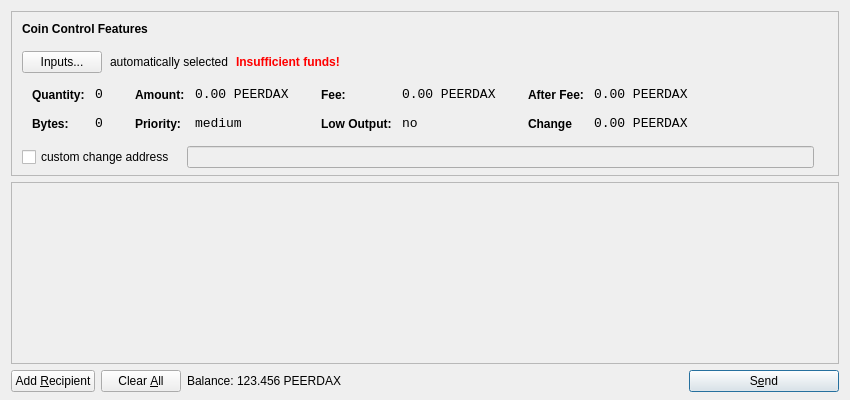
<?xml version="1.0" encoding="UTF-8"?>
<ui version="4.0">
 <class>SendCoinsDialog</class>
 <widget class="QDialog" name="SendCoinsDialog">
  <property name="geometry">
   <rect>
    <x>0</x>
    <y>0</y>
    <width>850</width>
    <height>400</height>
   </rect>
  </property>
  <property name="windowTitle">
   <string>Send Coins</string>
  </property>
  <layout class="QVBoxLayout" name="verticalLayout" stretch="0,1,0">
   <property name="bottomMargin">
    <number>8</number>
   </property>
   <item>
    <widget class="QFrame" name="frameCoinControl">
     <property name="sizePolicy">
      <sizepolicy hsizetype="Expanding" vsizetype="Expanding">
       <horstretch>0</horstretch>
       <verstretch>0</verstretch>
      </sizepolicy>
     </property>
     <property name="maximumSize">
      <size>
       <width>16777215</width>
       <height>16777215</height>
      </size>
     </property>
     <property name="frameShape">
      <enum>QFrame::StyledPanel</enum>
     </property>
     <property name="frameShadow">
      <enum>QFrame::Sunken</enum>
     </property>
     <layout class="QVBoxLayout" name="verticalLayoutCoinControl2">
      <property name="spacing">
       <number>-1</number>
      </property>
      <property name="leftMargin">
       <number>0</number>
      </property>
      <property name="topMargin">
       <number>0</number>
      </property>
      <property name="rightMargin">
       <number>0</number>
      </property>
      <property name="bottomMargin">
       <number>6</number>
      </property>
      <item>
       <layout class="QVBoxLayout" name="verticalLayoutCoinControl" stretch="0,0,0,0,1">
        <property name="spacing">
         <number>0</number>
        </property>
        <property name="leftMargin">
         <number>10</number>
        </property>
        <property name="topMargin">
         <number>10</number>
        </property>
        <item>
         <layout class="QHBoxLayout" name="horizontalLayoutCoinControl1">
          <property name="bottomMargin">
           <number>15</number>
          </property>
          <item>
           <widget class="QLabel" name="labelCoinControlFeatures">
            <property name="sizePolicy">
             <sizepolicy hsizetype="Preferred" vsizetype="Maximum">
              <horstretch>0</horstretch>
              <verstretch>0</verstretch>
             </sizepolicy>
            </property>
            <property name="font">
             <font>
              <weight>75</weight>
              <bold>true</bold>
             </font>
            </property>
            <property name="styleSheet">
             <string notr="true">font-weight:bold;</string>
            </property>
            <property name="text">
             <string>Coin Control Features</string>
            </property>
           </widget>
          </item>
         </layout>
        </item>
        <item>
         <layout class="QHBoxLayout" name="horizontalLayoutCoinControl2" stretch="0,0,0,0">
          <property name="spacing">
           <number>8</number>
          </property>
          <property name="bottomMargin">
           <number>10</number>
          </property>
          <item>
           <widget class="QPushButton" name="pushButtonCoinControl">
            <property name="styleSheet">
             <string notr="true"/>
            </property>
            <property name="text">
             <string>Inputs...</string>
            </property>
           </widget>
          </item>
          <item>
           <widget class="QLabel" name="labelCoinControlAutomaticallySelected">
            <property name="text">
             <string>automatically selected</string>
            </property>
            <property name="margin">
             <number>5</number>
            </property>
           </widget>
          </item>
          <item>
           <widget class="QLabel" name="labelCoinControlInsuffFunds">
            <property name="font">
             <font>
              <weight>75</weight>
              <bold>true</bold>
             </font>
            </property>
            <property name="styleSheet">
             <string notr="true">color:red;font-weight:bold;</string>
            </property>
            <property name="text">
             <string>Insufficient funds!</string>
            </property>
            <property name="margin">
             <number>5</number>
            </property>
           </widget>
          </item>
          <item>
           <spacer name="horizontalSpacerCoinControl">
            <property name="orientation">
             <enum>Qt::Horizontal</enum>
            </property>
            <property name="sizeHint" stdset="0">
             <size>
              <width>40</width>
              <height>1</height>
             </size>
            </property>
           </spacer>
          </item>
         </layout>
        </item>
        <item>
         <widget class="QWidget" name="widgetCoinControl" native="true">
          <property name="sizePolicy">
           <sizepolicy hsizetype="Preferred" vsizetype="Preferred">
            <horstretch>0</horstretch>
            <verstretch>0</verstretch>
           </sizepolicy>
          </property>
          <property name="minimumSize">
           <size>
            <width>0</width>
            <height>0</height>
           </size>
          </property>
          <property name="styleSheet">
           <string notr="true"/>
          </property>
          <layout class="QHBoxLayout" name="horizontalLayoutCoinControl5">
           <property name="margin">
            <number>0</number>
           </property>
           <item>
            <layout class="QHBoxLayout" name="horizontalLayoutCoinControl3" stretch="0,0,0,1">
             <property name="spacing">
              <number>20</number>
             </property>
             <property name="topMargin">
              <number>0</number>
             </property>
             <property name="bottomMargin">
              <number>10</number>
             </property>
             <item>
              <layout class="QFormLayout" name="formLayoutCoinControl1">
               <property name="horizontalSpacing">
                <number>10</number>
               </property>
               <property name="verticalSpacing">
                <number>14</number>
               </property>
               <property name="leftMargin">
                <number>10</number>
               </property>
               <property name="topMargin">
                <number>4</number>
               </property>
               <property name="rightMargin">
                <number>6</number>
               </property>
               <item row="0" column="0">
                <widget class="QLabel" name="labelCoinControlQuantityText">
                 <property name="styleSheet">
                  <string notr="true">font-weight:bold;</string>
                 </property>
                 <property name="text">
                  <string>Quantity:</string>
                 </property>
                 <property name="margin">
                  <number>0</number>
                 </property>
                </widget>
               </item>
               <item row="0" column="1">
                <widget class="QLabel" name="labelCoinControlQuantity">
                 <property name="font">
                  <font>
                   <family>Monospace</family>
                   <pointsize>10</pointsize>
                  </font>
                 </property>
                 <property name="cursor">
                  <cursorShape>IBeamCursor</cursorShape>
                 </property>
                 <property name="contextMenuPolicy">
                  <enum>Qt::ActionsContextMenu</enum>
                 </property>
                 <property name="text">
                  <string>0</string>
                 </property>
                 <property name="margin">
                  <number>0</number>
                 </property>
                 <property name="textInteractionFlags">
                  <set>Qt::LinksAccessibleByMouse|Qt::TextSelectableByKeyboard|Qt::TextSelectableByMouse</set>
                 </property>
                </widget>
               </item>
               <item row="1" column="0">
                <widget class="QLabel" name="labelCoinControlBytesText">
                 <property name="styleSheet">
                  <string notr="true">font-weight:bold;</string>
                 </property>
                 <property name="text">
                  <string>Bytes:</string>
                 </property>
                </widget>
               </item>
               <item row="1" column="1">
                <widget class="QLabel" name="labelCoinControlBytes">
                 <property name="font">
                  <font>
                   <family>Monospace</family>
                   <pointsize>10</pointsize>
                  </font>
                 </property>
                 <property name="cursor">
                  <cursorShape>IBeamCursor</cursorShape>
                 </property>
                 <property name="contextMenuPolicy">
                  <enum>Qt::ActionsContextMenu</enum>
                 </property>
                 <property name="text">
                  <string>0</string>
                 </property>
                 <property name="textInteractionFlags">
                  <set>Qt::LinksAccessibleByMouse|Qt::TextSelectableByKeyboard|Qt::TextSelectableByMouse</set>
                 </property>
                </widget>
               </item>
              </layout>
             </item>
             <item>
              <layout class="QFormLayout" name="formLayoutCoinControl2">
               <property name="horizontalSpacing">
                <number>10</number>
               </property>
               <property name="verticalSpacing">
                <number>14</number>
               </property>
               <property name="leftMargin">
                <number>6</number>
               </property>
               <property name="topMargin">
                <number>4</number>
               </property>
               <property name="rightMargin">
                <number>6</number>
               </property>
               <item row="0" column="0">
                <widget class="QLabel" name="labelCoinControlAmountText">
                 <property name="styleSheet">
                  <string notr="true">font-weight:bold;</string>
                 </property>
                 <property name="text">
                  <string>Amount:</string>
                 </property>
                 <property name="margin">
                  <number>0</number>
                 </property>
                </widget>
               </item>
               <item row="0" column="1">
                <widget class="QLabel" name="labelCoinControlAmount">
                 <property name="font">
                  <font>
                   <family>Monospace</family>
                   <pointsize>10</pointsize>
                  </font>
                 </property>
                 <property name="cursor">
                  <cursorShape>IBeamCursor</cursorShape>
                 </property>
                 <property name="contextMenuPolicy">
                  <enum>Qt::ActionsContextMenu</enum>
                 </property>
                 <property name="text">
                  <string>0.00 PEERDAX</string>
                 </property>
                 <property name="textInteractionFlags">
                  <set>Qt::LinksAccessibleByMouse|Qt::TextSelectableByKeyboard|Qt::TextSelectableByMouse</set>
                 </property>
                </widget>
               </item>
               <item row="1" column="0">
                <widget class="QLabel" name="labelCoinControlPriorityText">
                 <property name="styleSheet">
                  <string notr="true">font-weight:bold;</string>
                 </property>
                 <property name="text">
                  <string>Priority:</string>
                 </property>
                </widget>
               </item>
               <item row="1" column="1">
                <widget class="QLabel" name="labelCoinControlPriority">
                 <property name="font">
                  <font>
                   <family>Monospace</family>
                   <pointsize>10</pointsize>
                  </font>
                 </property>
                 <property name="cursor">
                  <cursorShape>IBeamCursor</cursorShape>
                 </property>
                 <property name="contextMenuPolicy">
                  <enum>Qt::ActionsContextMenu</enum>
                 </property>
                 <property name="text">
                  <string>medium</string>
                 </property>
                 <property name="textInteractionFlags">
                  <set>Qt::LinksAccessibleByMouse|Qt::TextSelectableByKeyboard|Qt::TextSelectableByMouse</set>
                 </property>
                </widget>
               </item>
              </layout>
             </item>
             <item>
              <layout class="QFormLayout" name="formLayoutCoinControl3">
               <property name="horizontalSpacing">
                <number>10</number>
               </property>
               <property name="verticalSpacing">
                <number>14</number>
               </property>
               <property name="leftMargin">
                <number>6</number>
               </property>
               <property name="topMargin">
                <number>4</number>
               </property>
               <property name="rightMargin">
                <number>6</number>
               </property>
               <item row="0" column="0">
                <widget class="QLabel" name="labelCoinControlFeeText">
                 <property name="styleSheet">
                  <string notr="true">font-weight:bold;</string>
                 </property>
                 <property name="text">
                  <string>Fee:</string>
                 </property>
                 <property name="margin">
                  <number>0</number>
                 </property>
                </widget>
               </item>
               <item row="0" column="1">
                <widget class="QLabel" name="labelCoinControlFee">
                 <property name="font">
                  <font>
                   <family>Monospace</family>
                   <pointsize>10</pointsize>
                  </font>
                 </property>
                 <property name="cursor">
                  <cursorShape>IBeamCursor</cursorShape>
                 </property>
                 <property name="contextMenuPolicy">
                  <enum>Qt::ActionsContextMenu</enum>
                 </property>
                 <property name="text">
                  <string>0.00 PEERDAX</string>
                 </property>
                 <property name="textInteractionFlags">
                  <set>Qt::LinksAccessibleByMouse|Qt::TextSelectableByKeyboard|Qt::TextSelectableByMouse</set>
                 </property>
                </widget>
               </item>
               <item row="1" column="0">
                <widget class="QLabel" name="labelCoinControlLowOutputText">
                 <property name="styleSheet">
                  <string notr="true">font-weight:bold;</string>
                 </property>
                 <property name="text">
                  <string>Low Output:</string>
                 </property>
                </widget>
               </item>
               <item row="1" column="1">
                <widget class="QLabel" name="labelCoinControlLowOutput">
                 <property name="font">
                  <font>
                   <family>Monospace</family>
                   <pointsize>10</pointsize>
                  </font>
                 </property>
                 <property name="cursor">
                  <cursorShape>IBeamCursor</cursorShape>
                 </property>
                 <property name="contextMenuPolicy">
                  <enum>Qt::ActionsContextMenu</enum>
                 </property>
                 <property name="text">
                  <string>no</string>
                 </property>
                 <property name="textInteractionFlags">
                  <set>Qt::LinksAccessibleByMouse|Qt::TextSelectableByKeyboard|Qt::TextSelectableByMouse</set>
                 </property>
                </widget>
               </item>
              </layout>
             </item>
             <item>
              <layout class="QFormLayout" name="formLayoutCoinControl4">
               <property name="horizontalSpacing">
                <number>10</number>
               </property>
               <property name="verticalSpacing">
                <number>14</number>
               </property>
               <property name="leftMargin">
                <number>6</number>
               </property>
               <property name="topMargin">
                <number>4</number>
               </property>
               <property name="rightMargin">
                <number>6</number>
               </property>
               <item row="0" column="0">
                <widget class="QLabel" name="labelCoinControlAfterFeeText">
                 <property name="styleSheet">
                  <string notr="true">font-weight:bold;</string>
                 </property>
                 <property name="text">
                  <string>After Fee:</string>
                 </property>
                 <property name="margin">
                  <number>0</number>
                 </property>
                </widget>
               </item>
               <item row="0" column="1">
                <widget class="QLabel" name="labelCoinControlAfterFee">
                 <property name="font">
                  <font>
                   <family>Monospace</family>
                   <pointsize>10</pointsize>
                  </font>
                 </property>
                 <property name="cursor">
                  <cursorShape>IBeamCursor</cursorShape>
                 </property>
                 <property name="contextMenuPolicy">
                  <enum>Qt::ActionsContextMenu</enum>
                 </property>
                 <property name="text">
                  <string>0.00 PEERDAX</string>
                 </property>
                 <property name="textInteractionFlags">
                  <set>Qt::LinksAccessibleByMouse|Qt::TextSelectableByKeyboard|Qt::TextSelectableByMouse</set>
                 </property>
                </widget>
               </item>
               <item row="1" column="0">
                <widget class="QLabel" name="labelCoinControlChangeText">
                 <property name="styleSheet">
                  <string notr="true">font-weight:bold;</string>
                 </property>
                 <property name="text">
                  <string>Change</string>
                 </property>
                </widget>
               </item>
               <item row="1" column="1">
                <widget class="QLabel" name="labelCoinControlChange">
                 <property name="font">
                  <font>
                   <family>Monospace</family>
                   <pointsize>10</pointsize>
                  </font>
                 </property>
                 <property name="cursor">
                  <cursorShape>IBeamCursor</cursorShape>
                 </property>
                 <property name="contextMenuPolicy">
                  <enum>Qt::ActionsContextMenu</enum>
                 </property>
                 <property name="text">
                  <string>0.00 PEERDAX</string>
                 </property>
                 <property name="textInteractionFlags">
                  <set>Qt::LinksAccessibleByMouse|Qt::TextSelectableByKeyboard|Qt::TextSelectableByMouse</set>
                 </property>
                </widget>
               </item>
              </layout>
             </item>
            </layout>
           </item>
          </layout>
         </widget>
        </item>
        <item>
         <layout class="QHBoxLayout" name="horizontalLayoutCoinControl4" stretch="0,0,0">
          <property name="spacing">
           <number>12</number>
          </property>
          <property name="sizeConstraint">
           <enum>QLayout::SetDefaultConstraint</enum>
          </property>
          <property name="topMargin">
           <number>5</number>
          </property>
          <property name="rightMargin">
           <number>5</number>
          </property>
          <item>
           <widget class="QCheckBox" name="checkBoxCoinControlChange">
            <property name="text">
             <string>custom change address</string>
            </property>
           </widget>
          </item>
          <item>
           <widget class="QLineEdit" name="lineEditCoinControlChange">
            <property name="enabled">
             <bool>false</bool>
            </property>
            <property name="sizePolicy">
             <sizepolicy hsizetype="Expanding" vsizetype="Fixed">
              <horstretch>0</horstretch>
              <verstretch>0</verstretch>
             </sizepolicy>
            </property>
           </widget>
          </item>
          <item>
           <widget class="QLabel" name="labelCoinControlChangeLabel">
            <property name="sizePolicy">
             <sizepolicy hsizetype="Preferred" vsizetype="Expanding">
              <horstretch>0</horstretch>
              <verstretch>0</verstretch>
             </sizepolicy>
            </property>
            <property name="minimumSize">
             <size>
              <width>0</width>
              <height>0</height>
             </size>
            </property>
            <property name="text">
             <string/>
            </property>
            <property name="margin">
             <number>3</number>
            </property>
           </widget>
          </item>
         </layout>
        </item>
        <item>
         <spacer name="verticalSpacerCoinControl">
          <property name="orientation">
           <enum>Qt::Vertical</enum>
          </property>
          <property name="sizeHint" stdset="0">
           <size>
            <width>800</width>
            <height>1</height>
           </size>
          </property>
         </spacer>
        </item>
       </layout>
      </item>
     </layout>
    </widget>
   </item>
   <item>
    <widget class="QScrollArea" name="scrollArea">
     <property name="widgetResizable">
      <bool>true</bool>
     </property>
     <widget class="QWidget" name="scrollAreaWidgetContents">
      <property name="geometry">
       <rect>
        <x>0</x>
        <y>0</y>
        <width>830</width>
        <height>165</height>
       </rect>
      </property>
      <layout class="QVBoxLayout" name="verticalLayout_2">
       <property name="margin">
        <number>0</number>
       </property>
       <item>
        <layout class="QVBoxLayout" name="entries">
         <property name="spacing">
          <number>6</number>
         </property>
        </layout>
       </item>
       <item>
        <spacer name="verticalSpacer">
         <property name="orientation">
          <enum>Qt::Vertical</enum>
         </property>
         <property name="sizeHint" stdset="0">
          <size>
           <width>20</width>
           <height>40</height>
          </size>
         </property>
        </spacer>
       </item>
      </layout>
     </widget>
    </widget>
   </item>
   <item>
    <layout class="QHBoxLayout" name="horizontalLayout">
     <item>
      <widget class="QPushButton" name="addButton">
       <property name="toolTip">
        <string>Send to multiple recipients at once</string>
       </property>
       <property name="text">
        <string>Add &amp;Recipient</string>
       </property>
       <property name="icon">
        <iconset resource="../bitcoin.qrc">
         <normaloff>:/icons/add</normaloff>:/icons/add</iconset>
       </property>
       <property name="autoDefault">
        <bool>false</bool>
       </property>
      </widget>
     </item>
     <item>
      <widget class="QPushButton" name="clearButton">
       <property name="sizePolicy">
        <sizepolicy hsizetype="Minimum" vsizetype="Fixed">
         <horstretch>0</horstretch>
         <verstretch>0</verstretch>
        </sizepolicy>
       </property>
       <property name="toolTip">
        <string>Remove all transaction fields</string>
       </property>
       <property name="text">
        <string>Clear &amp;All</string>
       </property>
       <property name="icon">
        <iconset resource="../bitcoin.qrc">
         <normaloff>:/icons/remove</normaloff>:/icons/remove</iconset>
       </property>
       <property name="autoRepeatDelay">
        <number>300</number>
       </property>
       <property name="autoDefault">
        <bool>false</bool>
       </property>
      </widget>
     </item>
     <item>
      <layout class="QHBoxLayout" name="horizontalLayout_2">
       <property name="spacing">
        <number>3</number>
       </property>
       <item>
        <widget class="QLabel" name="label">
         <property name="sizePolicy">
          <sizepolicy hsizetype="Preferred" vsizetype="Fixed">
           <horstretch>0</horstretch>
           <verstretch>0</verstretch>
          </sizepolicy>
         </property>
         <property name="text">
          <string>Balance:</string>
         </property>
        </widget>
       </item>
       <item>
        <widget class="QLabel" name="labelBalance">
         <property name="sizePolicy">
          <sizepolicy hsizetype="Preferred" vsizetype="Fixed">
           <horstretch>0</horstretch>
           <verstretch>0</verstretch>
          </sizepolicy>
         </property>
         <property name="cursor">
          <cursorShape>IBeamCursor</cursorShape>
         </property>
         <property name="text">
          <string>123.456 PEERDAX</string>
         </property>
         <property name="textInteractionFlags">
          <set>Qt::LinksAccessibleByMouse|Qt::TextSelectableByKeyboard|Qt::TextSelectableByMouse</set>
         </property>
        </widget>
       </item>
      </layout>
     </item>
     <item>
      <spacer name="horizontalSpacer">
       <property name="orientation">
        <enum>Qt::Horizontal</enum>
       </property>
       <property name="sizeHint" stdset="0">
        <size>
         <width>40</width>
         <height>20</height>
        </size>
       </property>
      </spacer>
     </item>
     <item>
      <widget class="QPushButton" name="sendButton">
       <property name="minimumSize">
        <size>
         <width>150</width>
         <height>0</height>
        </size>
       </property>
       <property name="toolTip">
        <string>Confirm the send action</string>
       </property>
       <property name="text">
        <string>S&amp;end</string>
       </property>
       <property name="icon">
        <iconset resource="../bitcoin.qrc">
         <normaloff>:/icons/send</normaloff>:/icons/send</iconset>
       </property>
       <property name="default">
        <bool>true</bool>
       </property>
      </widget>
     </item>
    </layout>
   </item>
  </layout>
 </widget>
 <resources>
  <include location="../bitcoin.qrc"/>
 </resources>
 <connections/>
</ui>
